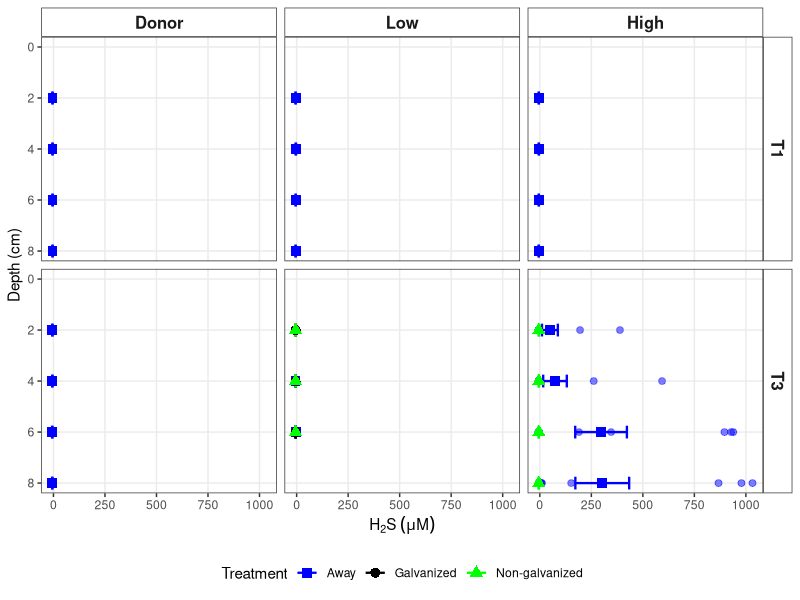
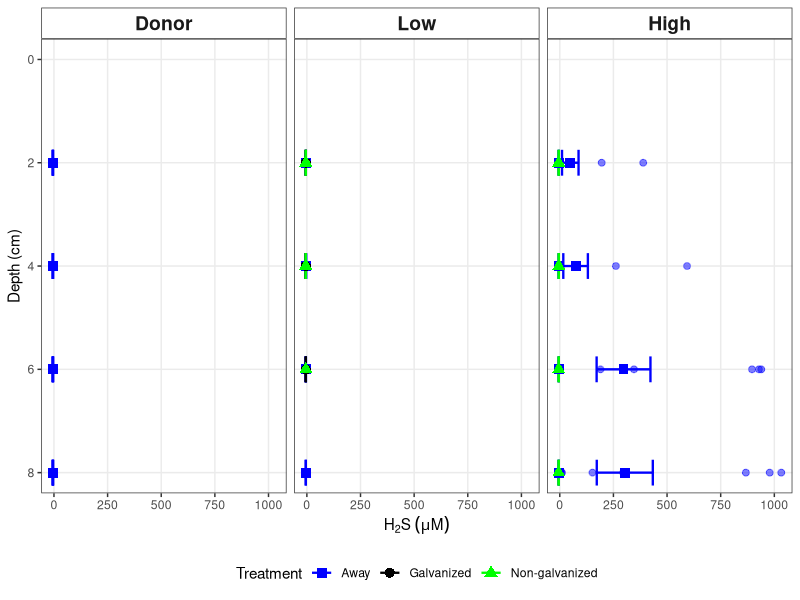
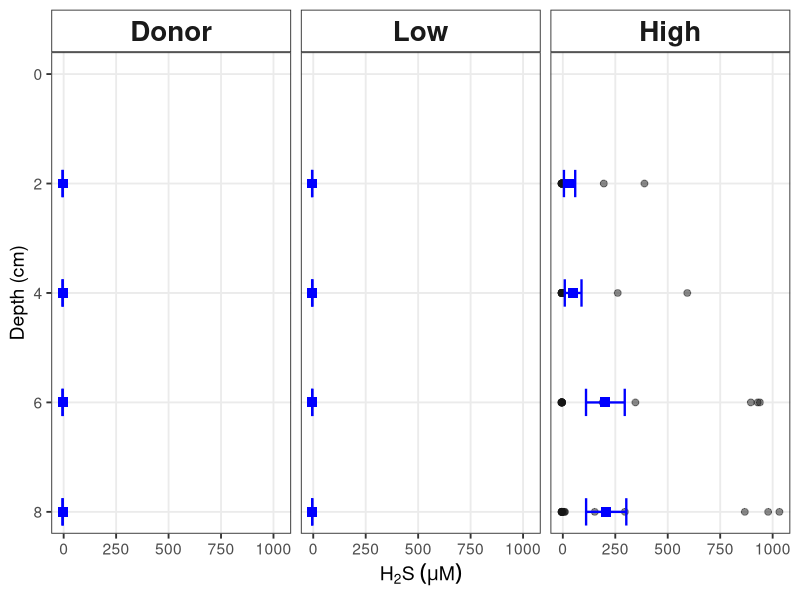
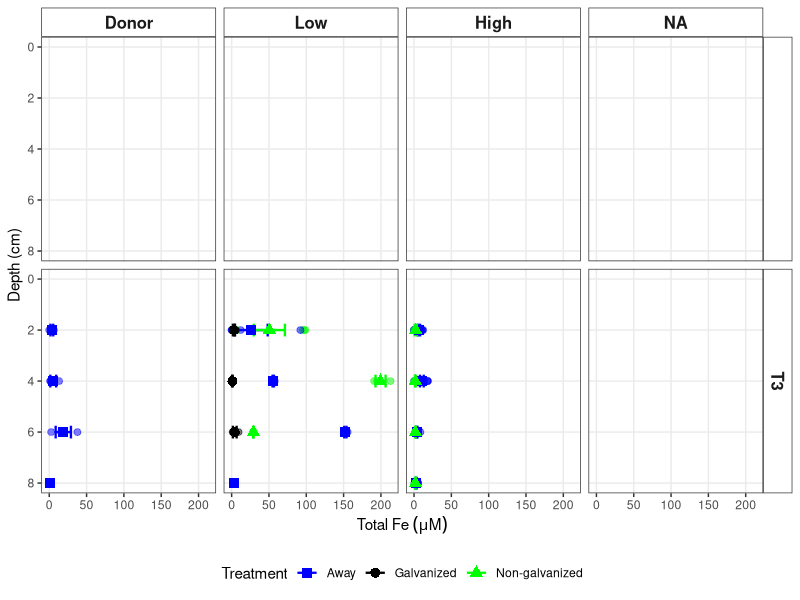
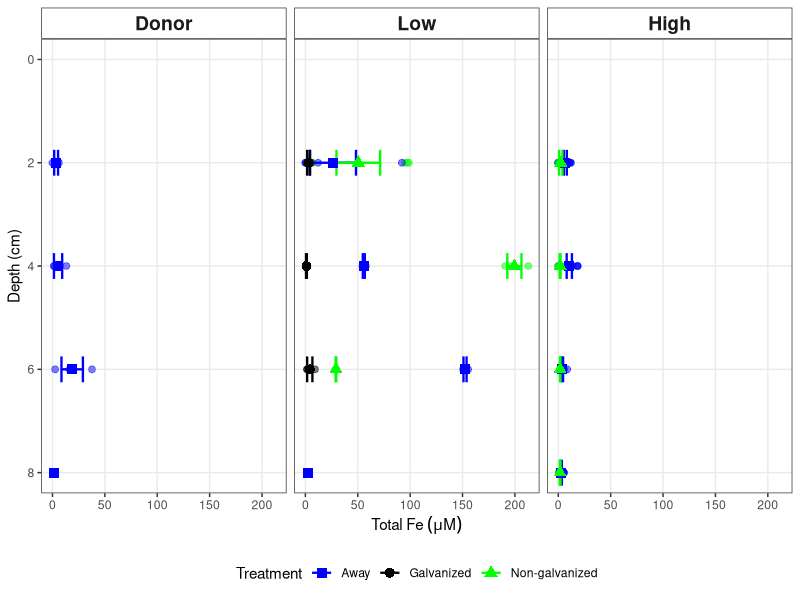
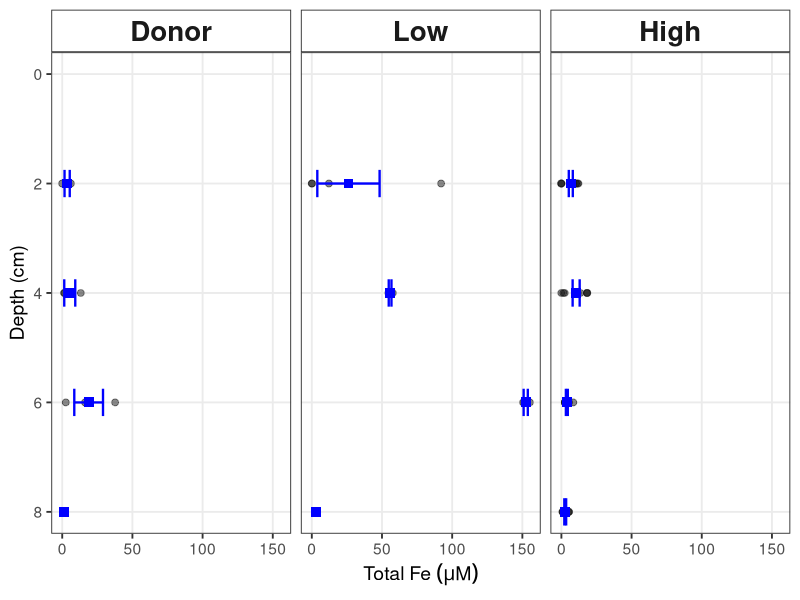

Write R code to recreate these figures, in order.
# Load required libraries
library(ggplot2)
library(tidyverse)

# load data
data_h2s<- read.csv("raw_data/sulfide.csv")
data_fe <- read.csv("raw_data/Fe.csv")

# clean data
## h2s
data_h2s <- data_h2s %>%
  mutate(type = case_when(
    type %in% c("ng", "NG") ~ "ng",
    TRUE ~ type)) %>%
  mutate(unique_core_id = paste(site, time_point, core, sep = "_")) %>%
  mutate(site = factor(site, 
                       levels = c("donor", "low", "high"),
                       labels = c("Donor", "Low", "High"))) %>%
  rename(conc = h2s) %>%  # Rename fe column 
  mutate(variable = "H2S",
         rep = as.character(rep))  # Convert rep to character

# Clean Fe data (adjust column names as needed)
data_fe <- data_fe %>%
  mutate(type = case_when(
    type %in% c("ng", "NG") ~ "ng",
    TRUE ~ type)) %>%
  mutate(unique_core_id = paste(site, time_point, core, sep = "_")) %>%
  mutate(site = factor(site, 
                       levels = c("donor", "low", "high"),
                       labels = c("Donor", "Low", "High"))) %>%
  rename(conc = total_Fe_uM) %>%  # Rename fe column 
  mutate(variable = "Fe",
         rep = as.character(rep))  # Convert rep to character

#combine datasets
data_combined <- bind_rows(data_h2s, data_fe)

##_________________________________
#**H2S**

## Create averaged data with standard error for each depth, type, site, and time point
data_avg_h2s<- data_h2s %>%
  group_by(site, type, depth_cm, time_point) %>%
  summarise(
    h2s_avg = mean(conc, na.rm = TRUE),
    h2s_se = sd(conc, na.rm = TRUE) / sqrt(n()),
    .groups = "drop")

#look at data
##Count cores for each combination
core_counts_h2s <- data_h2s %>%
  group_by(site, type, depth_cm, time_point) %>%
  summarise(n_cores = n_distinct(unique_core_id),
            .groups = 'drop')%>%
  pivot_wider(names_from = c(time_point, type), 
              values_from = n_cores)
core_counts_h2s
###**only have one low away T3 core, should have 3! need to look into this**


#Plots

##separated by time, site and treatment
ggplot() +
  # All individual data points (colored by type)
  geom_point(data = data_h2s, 
             aes(x = conc, y = depth_cm, color = type), 
             size = 2, alpha = 0.5) +
  # Error bars for averages
  geom_errorbarh(data = data_avg_h2s, 
                 aes(xmin = h2s_avg - h2s_se, 
                     xmax = h2s_avg + h2s_se, 
                     y = depth_cm, 
                     color = type),
                 height = 0.5, 
                 linewidth = 0.8) +
  # Average points (shaped by type)
  geom_point(data = data_avg_h2s, 
             aes(x = h2s_avg, y = depth_cm, shape = type, color = type), 
             size = 3) +
  #add core counts
  #geom_text(data = core_counts, 
           # aes(x = depth_cm, y = Inf, label = paste0("n=", n_cores)),
           # vjust = 1.5, size = 3, color = "black") +
  facet_grid(time_point ~ site) +
  scale_y_reverse() +
  coord_cartesian(ylim = c(max(data_h2s$depth_cm, na.rm = TRUE), 0)) +
  scale_color_manual(
    values = c("g" = "black", "ng" = "green", "away" = "blue"),
    labels = c("g" = "Galvanized", "ng" = "Non-galvanized", "away" = "Away")) +
  scale_shape_manual(
    values = c("g" = 16, "ng" = 17, "away" = 15),
    labels = c("g" = "Galvanized", "ng" = "Non-galvanized", "away" = "Away")) +
  labs(x = expression(H[2]*S~(mu*M)), 
       y = "Depth (cm)", 
       color = "Treatment", 
       shape = "Treatment") +
  theme_bw() +
  theme(
    panel.grid.minor = element_blank(),
    legend.position = "bottom",
    strip.background = element_rect(fill = "white"),
    strip.text = element_text(face = "bold", size = 12))

##Plot for only T3
### Filter for T3 only
dataT3_h2s <- data_h2s %>%
  filter(time_point == "T3")  # Filter for T3 only

# Create the plot
ggplot() +
  # All individual data points (colored by type)
  geom_point(data = dataT3_h2s, 
             aes(x = conc, y = depth_cm, color = type), 
             size = 2, alpha = 0.5) +
  # Error bars for averages
  geom_errorbarh(data = data_avg_h2s, 
                 aes(xmin = h2s_avg - h2s_se, 
                     xmax = h2s_avg + h2s_se, 
                     y = depth_cm, 
                     color = type),
                 height = 0.5, 
                 linewidth = 0.8) +
  # Average points (shaped by type)
  geom_point(data = data_avg_h2s, 
             aes(x = h2s_avg, y = depth_cm, shape = type, color = type), 
             size = 3) +
  facet_wrap(~ site, ncol = 3) +
  theme_bw(base_size = 14) +
  scale_y_reverse() +
  coord_cartesian(ylim = c(max(data_h2s$depth_cm, na.rm = TRUE), 0)) +
  scale_color_manual(
    values = c("g" = "black", "ng" = "green", "away" = "blue"),
    labels = c("g" = "Galvanized", "ng" = "Non-galvanized", "away" = "Away")) +
  scale_shape_manual(
    values = c("g" = 16, "ng" = 17, "away" = 15),
    labels = c("g" = "Galvanized", "ng" = "Non-galvanized", "away" = "Away")) +
  labs(x = expression(H[2]*S~(mu*M)), 
       y = "Depth (cm)", 
       color = "Treatment", 
       shape = "Treatment") +
  theme_bw() +
  theme(
    panel.grid.minor = element_blank(),
    legend.position = "bottom",
    strip.background = element_rect(fill = "white"),
    strip.text = element_text(face = "bold", size = 14))

##Plot only away at T3
dataaway_h2s <- data_h2s %>%
  filter(type == "away")

### Calculate averages for away data only
dataaway_avg_h2s <- dataaway_h2s %>%
  group_by(site, depth_cm) %>%
  summarise(
    h2s_avg = mean(conc, na.rm = TRUE),
    h2s_se = sd(conc, na.rm = TRUE) / sqrt(n()),
    .groups = "drop")

### Create the plot
ggplot() +
  # Individual away data points
  geom_point(data = dataaway_h2s, 
             aes(x = conc, y = depth_cm), 
             color = "grey9",
             size = 2, alpha = 0.5) +
  # Error bars for averages
  geom_errorbarh(data = dataaway_avg_h2s, 
                 aes(xmin = h2s_avg - h2s_se, 
                     xmax = h2s_avg + h2s_se, 
                     y = depth_cm),
                 color = "blue",
                 height = 0.5, 
                 linewidth = 0.8) +
  # Average points
  geom_point(data = dataaway_avg_h2s, 
             aes(x = h2s_avg, y = depth_cm), 
             color = "blue",
             shape = 15,
             size = 3) +
  facet_wrap(~ site, ncol = 3) +
  scale_y_reverse() +
  coord_cartesian(ylim = c(max(dataaway_h2s$depth_cm, na.rm = TRUE), 0)) +
  labs(x = expression(H[2]*S~(mu*M)), 
       y = "Depth (cm)") +
  theme_bw() +
  theme_bw(base_size = 14) +
  theme(
    panel.grid.minor = element_blank(),
    strip.background = element_rect(fill = "white"),
    strip.text = element_text(face = "bold", size = 20))

##_________________________________
#**Fe**

## Create averaged data with standard error for each depth, type, site, and time point
data_avg_fe<- data_fe %>%
  group_by(site, type, depth_cm, time_point) %>%
  summarise(
    fe_avg = mean(conc, na.rm = TRUE),
    fe_se = sd(conc, na.rm = TRUE) / sqrt(n()),
    .groups = "drop") %>% 
  filter(!is.na(site))

#look at data
##Count cores for each combination
core_counts_fe <- data_fe %>%
  group_by(site, type, depth_cm, time_point) %>%
  summarise(n_cores = n_distinct(unique_core_id),
            .groups = 'drop')%>%
  pivot_wider(names_from = c(time_point, type), 
              values_from = n_cores)
core_counts_fe

#Plots
##separated by time, site and treatment
ggplot() +
  # All individual data points (colored by type)
  geom_point(data = data_fe, 
             aes(x = conc, y = depth_cm, color = type), 
             size = 2, alpha = 0.5) +
  # Error bars for averages
  geom_errorbarh(data = data_avg_fe, 
                 aes(xmin = fe_avg - fe_se, 
                     xmax = fe_avg + fe_se, 
                     y = depth_cm, 
                     color = type),
                 height = 0.5, 
                 linewidth = 0.8) +
  # Average points (shaped by type)
  geom_point(data = data_avg_fe, 
             aes(x = fe_avg, y = depth_cm, shape = type, color = type), 
             size = 3) +
  #add core counts
  #geom_text(data = core_counts, 
  # aes(x = depth_cm, y = Inf, label = paste0("n=", n_cores)),
  # vjust = 1.5, size = 3, color = "black") +
  facet_grid(time_point ~ site) +
  scale_y_reverse() +
  coord_cartesian(ylim = c(max(data_fe$depth_cm, na.rm = TRUE), 0)) +
  scale_color_manual(
    values = c("g" = "black", "ng" = "green", "away" = "blue"),
    labels = c("g" = "Galvanized", "ng" = "Non-galvanized", "away" = "Away")) +
  scale_shape_manual(
    values = c("g" = 16, "ng" = 17, "away" = 15),
    labels = c("g" = "Galvanized", "ng" = "Non-galvanized", "away" = "Away")) +
  labs(x = expression("Total Fe " * (mu*M)),
       y = "Depth (cm)", 
       color = "Treatment", 
       shape = "Treatment") +
  theme_bw() +
  theme(
    panel.grid.minor = element_blank(),
    legend.position = "bottom",
    strip.background = element_rect(fill = "white"),
    strip.text = element_text(face = "bold", size = 12))

##Plot for only T3
### Filter for T3 only
dataT3_fe <- data_fe %>%
  filter(time_point == "T3")  %>% 
  filter(!is.na(site))

# Create the plot
ggplot() +
  # All individual data points (colored by type)
  geom_point(data = dataT3_fe, 
             aes(x = conc, y = depth_cm, color = type), 
             size = 2, alpha = 0.5) +
  # Error bars for averages
  geom_errorbarh(data = data_avg_fe, 
                 aes(xmin = fe_avg - fe_se, 
                     xmax = fe_avg + fe_se, 
                     y = depth_cm, 
                     color = type),
                 height = 0.5, 
                 linewidth = 0.8) +
  # Average points (shaped by type)
  geom_point(data = data_avg_fe, 
             aes(x = fe_avg, y = depth_cm, shape = type, color = type), 
             size = 3) +
  facet_wrap(~ site, ncol = 3) +
  theme_bw(base_size = 14) +
  scale_y_reverse() +
  coord_cartesian(ylim = c(max(data_fe$depth_cm, na.rm = TRUE), 0)) +
  scale_color_manual(
    values = c("g" = "black", "ng" = "green", "away" = "blue"),
    labels = c("g" = "Galvanized", "ng" = "Non-galvanized", "away" = "Away")) +
  scale_shape_manual(
    values = c("g" = 16, "ng" = 17, "away" = 15),
    labels = c("g" = "Galvanized", "ng" = "Non-galvanized", "away" = "Away")) +
  labs(x= expression("Total Fe " * (mu*M)), 
       y = "Depth (cm)", 
       color = "Treatment", 
       shape = "Treatment") +
  theme_bw() +
  theme(
    panel.grid.minor = element_blank(),
    legend.position = "bottom",
    strip.background = element_rect(fill = "white"),
    strip.text = element_text(face = "bold", size = 14))

##Plot only away at T3
dataaway_fe <- data_fe %>%
  filter(type == "away")

### Calculate averages for away data only
dataaway_avg_fe <- dataaway_fe %>%
  group_by(site, depth_cm) %>%
  summarise(
    fe_avg = mean(conc, na.rm = TRUE),
    fe_se = sd(conc, na.rm = TRUE) / sqrt(n()),
    .groups = "drop")

### Create the plot
ggplot() +
  # Individual away data points
  geom_point(data = dataaway_fe, 
             aes(x = conc, y = depth_cm), 
             color = "grey9",
             size = 2, alpha = 0.5) +
  # Error bars for averages
  geom_errorbarh(data = dataaway_avg_fe, 
                 aes(xmin = fe_avg - fe_se, 
                     xmax = fe_avg + fe_se, 
                     y = depth_cm),
                 color = "blue",
                 height = 0.5, 
                 linewidth = 0.8) +
  # Average points
  geom_point(data = dataaway_avg_fe, 
             aes(x = fe_avg, y = depth_cm), 
             color = "blue",
             shape = 15,
             size = 3) +
  facet_wrap(~ site, ncol = 3) +
  scale_y_reverse() +
  coord_cartesian(ylim = c(max(dataaway_fe$depth_cm, na.rm = TRUE), 0)) +
  labs(x= expression("Total Fe " * (mu*M)), 
       y = "Depth (cm)") +
  theme_bw() +
  theme_bw(base_size = 14) +
  theme(
    panel.grid.minor = element_blank(),
    strip.background = element_rect(fill = "white"),
    strip.text = element_text(face = "bold", size = 20))
